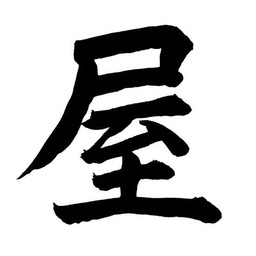
#> input picture resources/4.jpg, 256 x 256 px, shrunk from 550 x 550 before the run, found by its file name
$ python test.py
#> lines starting #> are read from the running program, lines starting #| are printed output that depends on the picture; after the words box and inside, x2 and y2 are one past the last pixel; in counts of white or black regions, pixels touching at a corner belong together
#> further down, image is the input picture: shape (256, 256, 3); min 0, max 255, mean 194.1
import cv2 as cv
import numpy as np

def VThin(image, array):
    h = image.shape[0]
    w = image.shape[1]
    NEXT = 1
    for i in range(h):
        for j in range(w):
            if NEXT == 0:
                NEXT = 1
            else:
                M = image[i, j - 1] + image[i, j] + image[i, j + 1] if 0 < j < w - 1 else 1
                if image[i, j] == 0 and M != 0:
                    a = [0] * 9
                    for k in range(3):
                        for l in range(3):
                            if -1 < (i - 1 + k) < h and -1 < (j - 1 + l) < w and image[i - 1 + k, j - 1 + l] == 255:
                                a[k * 3 + l] = 1
                    sum = a[0] * 1 + a[1] * 2 + a[2] * 4 + a[3] * 8 + a[5] * 16 + a[6] * 32 + a[7] * 64 + a[8] * 128
                    image[i, j] = array[sum] * 255
                    if array[sum] == 1:
                        NEXT = 0
    return image


def HThin(image, array):
    h = image.shape[0]
    w = image.shape[1]
    NEXT = 1
    for j in range(w):
        for i in range(h):
            if NEXT == 0:
                NEXT = 1
            else:
                M = image[i - 1, j] + image[i, j] + image[i + 1, j] if 0 < i < h - 1 else 1
                if image[i, j] == 0 and M != 0:
                    a = [0] * 9
                    for k in range(3):
                        for l in range(3):
                            if -1 < (i - 1 + k) < h and -1 < (j - 1 + l) < w and image[i - 1 + k, j - 1 + l] == 255:
                                a[k * 3 + l] = 1
                    sum = a[0] * 1 + a[1] * 2 + a[2] * 4 + a[3] * 8 + a[5] * 16 + a[6] * 32 + a[7] * 64 + a[8] * 128
                    image[i, j] = array[sum] * 255
                    if array[sum] == 1:
                        NEXT = 0
    return image


def Xihua(image, array, num=10):
    iXihua = image.copy()
    for i in range(num):
        VThin(iXihua, array)
        HThin(iXihua, array)
    return iXihua


def Two(image):
    gray = cv.cvtColor(image,cv.COLOR_RGB2GRAY)
    ret,iTwo = cv.threshold(gray,200,255,cv.THRESH_BINARY | cv.THRESH_OTSU)
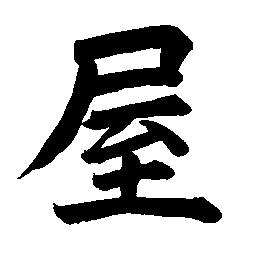
#> iTwo: shape (256, 256); 76% white; 1 black region, box (x1, y1, x2, y2) and area: (17, 25, 222, 225) 15703
#> ret = 129
    return iTwo
    # return image


array = [0, 0, 1, 1, 0, 0, 1, 1, 1, 1, 0, 1, 1, 1, 0, 1, \
         1, 1, 0, 0, 1, 1, 1, 1, 0, 0, 0, 0, 0, 0, 0, 1, \
         0, 0, 1, 1, 0, 0, 1, 1, 1, 1, 0, 1, 1, 1, 0, 1, \
         1, 1, 0, 0, 1, 1, 1, 1, 0, 0, 0, 0, 0, 0, 0, 1, \
         1, 1, 0, 0, 1, 1, 0, 0, 0, 0, 0, 0, 0, 0, 0, 0, \
         0, 0, 0, 0, 0, 0, 0, 0, 0, 0, 0, 0, 0, 0, 0, 0, \
         1, 1, 0, 0, 1, 1, 0, 0, 1, 1, 0, 1, 1, 1, 0, 1, \
         0, 0, 0, 0, 0, 0, 0, 0, 0, 0, 0, 0, 0, 0, 0, 0, \
         0, 0, 1, 1, 0, 0, 1, 1, 1, 1, 0, 1, 1, 1, 0, 1, \
         1, 1, 0, 0, 1, 1, 1, 1, 0, 0, 0, 0, 0, 0, 0, 1, \
         0, 0, 1, 1, 0, 0, 1, 1, 1, 1, 0, 1, 1, 1, 0, 1, \
         1, 1, 0, 0, 1, 1, 1, 1, 0, 0, 0, 0, 0, 0, 0, 0, \
         1, 1, 0, 0, 1, 1, 0, 0, 0, 0, 0, 0, 0, 0, 0, 0, \
         1, 1, 0, 0, 1, 1, 1, 1, 0, 0, 0, 0, 0, 0, 0, 0, \
         1, 1, 0, 0, 1, 1, 0, 0, 1, 1, 0, 1, 1, 1, 0, 0, \
         1, 1, 0, 0, 1, 1, 1, 0, 1, 1, 0, 0, 1, 0, 0, 0]

if __name__ == '__main__':
    file_path = r'C:\Users\saiju\PycharmProjects\Chinese_Brush_Word_Recognition\resources\4.jpg'
    image = cv.imread(file_path)
    # image = cv.imread(file_path,-1)
    # image = image[:,:,3]#extract it
    iTwo = Two(image)
    iThin = Xihua(iTwo, array)
#> after the loop in Xihua, `for i in range(num):`:
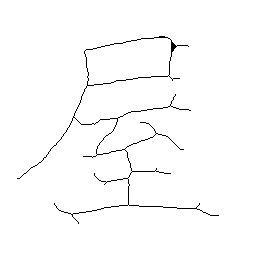
#> iXihua: shape (256, 256); 98.5% white; black in thin lines or dots, all inside (x1, y1, x2, y2) = (17, 36, 219, 224)
    cv.imshow('image', image)
    cv.imshow('iTwo', iTwo)
    cv.imshow('iThin', iThin)
    cv.waitKey(0)

$ run again, with resources/1.png saved as resources/4.jpg
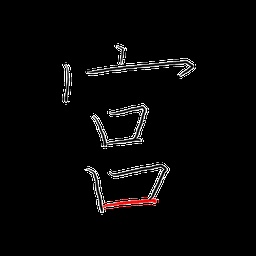
#> input picture resources/1.png, 256 x 256 px, shrunk from 600 x 600 before the run, found by its file name
#> image is the input picture: shape (256, 256, 3); mean B, G, R 6.9, 6.9, 7.6
#> in Two, `ret,iTwo = cv.threshold(gray,200,255,cv.THRESH_BINARY | cv.THRESH_OTSU)`:
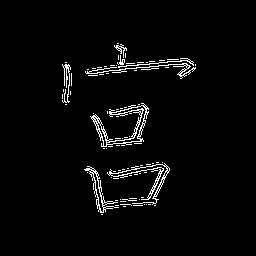
#> iTwo: shape (256, 256); 3.1% white in thin lines or dots, all inside (x1, y1, x2, y2) = (62, 43, 196, 215)
#> ret = 101
#> after the loop in Xihua, `for i in range(num):`:
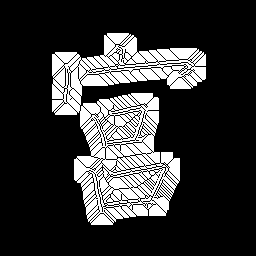
#> iXihua: shape (256, 256); 20.6% white; 1 white region, box (x1, y1, x2, y2) and area: (52, 33, 206, 225) 13509
